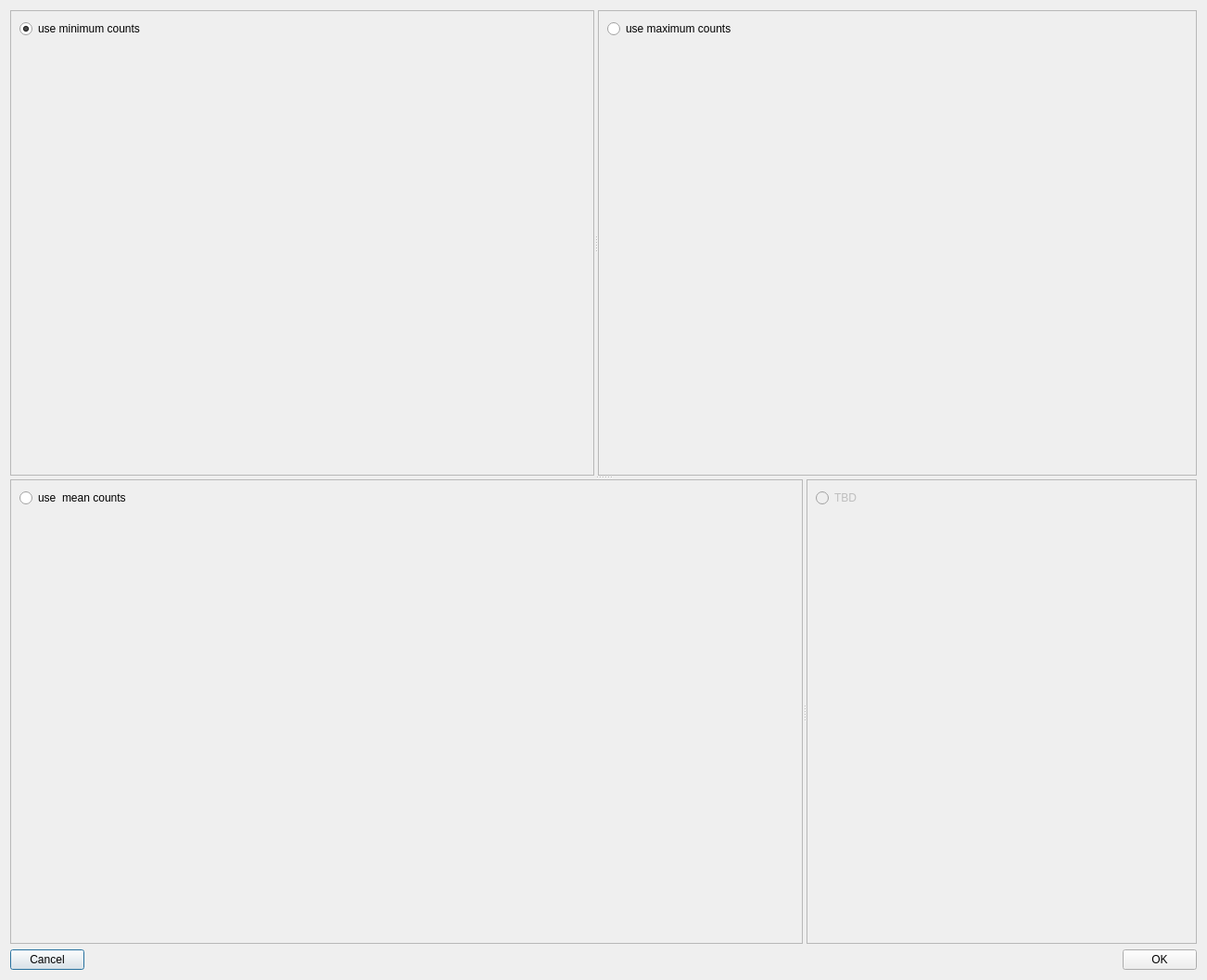
<?xml version="1.0" encoding="UTF-8"?>
<ui version="4.0">
 <class>Dialog</class>
 <widget class="QDialog" name="Dialog">
  <property name="windowModality">
   <enum>Qt::ApplicationModal</enum>
  </property>
  <property name="geometry">
   <rect>
    <x>0</x>
    <y>0</y>
    <width>1302</width>
    <height>1057</height>
   </rect>
  </property>
  <property name="windowTitle">
   <string>Dialog</string>
  </property>
  <property name="modal">
   <bool>true</bool>
  </property>
  <layout class="QVBoxLayout" name="verticalLayout_5">
   <item>
    <widget class="QSplitter" name="main_splitter">
     <property name="orientation">
      <enum>Qt::Vertical</enum>
     </property>
     <widget class="QSplitter" name="top_splitter">
      <property name="orientation">
       <enum>Qt::Horizontal</enum>
      </property>
      <widget class="QFrame" name="frame_2">
       <property name="frameShape">
        <enum>QFrame::StyledPanel</enum>
       </property>
       <property name="frameShadow">
        <enum>QFrame::Raised</enum>
       </property>
       <layout class="QVBoxLayout" name="verticalLayout_2">
        <item>
         <widget class="QRadioButton" name="use_minimum_radioButton">
          <property name="text">
           <string>use minimum counts</string>
          </property>
          <property name="checked">
           <bool>true</bool>
          </property>
         </widget>
        </item>
        <item>
         <widget class="QWidget" name="minimum_counts_widget" native="true"/>
        </item>
       </layout>
      </widget>
      <widget class="QFrame" name="frame">
       <property name="frameShape">
        <enum>QFrame::StyledPanel</enum>
       </property>
       <property name="frameShadow">
        <enum>QFrame::Raised</enum>
       </property>
       <layout class="QVBoxLayout" name="verticalLayout">
        <item>
         <widget class="QRadioButton" name="use_maximum_radioButton">
          <property name="text">
           <string>use maximum counts</string>
          </property>
         </widget>
        </item>
        <item>
         <widget class="QWidget" name="maximum_counts_widget" native="true"/>
        </item>
       </layout>
      </widget>
     </widget>
     <widget class="QSplitter" name="bottom_splitter">
      <property name="orientation">
       <enum>Qt::Horizontal</enum>
      </property>
      <widget class="QFrame" name="frame_3">
       <property name="frameShape">
        <enum>QFrame::StyledPanel</enum>
       </property>
       <property name="frameShadow">
        <enum>QFrame::Raised</enum>
       </property>
       <layout class="QVBoxLayout" name="verticalLayout_3">
        <item>
         <widget class="QRadioButton" name="use_mean_radioButton">
          <property name="text">
           <string>use  mean counts</string>
          </property>
         </widget>
        </item>
        <item>
         <widget class="QWidget" name="mean_counts_widget" native="true"/>
        </item>
       </layout>
      </widget>
      <widget class="QFrame" name="frame_4">
       <property name="frameShape">
        <enum>QFrame::StyledPanel</enum>
       </property>
       <property name="frameShadow">
        <enum>QFrame::Raised</enum>
       </property>
       <layout class="QVBoxLayout" name="verticalLayout_4">
        <item>
         <widget class="QRadioButton" name="use_mean_radioButton_2">
          <property name="enabled">
           <bool>false</bool>
          </property>
          <property name="text">
           <string>TBD</string>
          </property>
         </widget>
        </item>
        <item>
         <widget class="QWidget" name="tbd_widget" native="true">
          <property name="enabled">
           <bool>false</bool>
          </property>
         </widget>
        </item>
       </layout>
      </widget>
     </widget>
    </widget>
   </item>
   <item>
    <layout class="QHBoxLayout" name="horizontalLayout">
     <item>
      <widget class="QPushButton" name="cancel_pushButton">
       <property name="text">
        <string>Cancel</string>
       </property>
      </widget>
     </item>
     <item>
      <spacer name="horizontalSpacer">
       <property name="orientation">
        <enum>Qt::Horizontal</enum>
       </property>
       <property name="sizeHint" stdset="0">
        <size>
         <width>40</width>
         <height>20</height>
        </size>
       </property>
      </spacer>
     </item>
     <item>
      <widget class="QPushButton" name="ok_pushButton">
       <property name="text">
        <string>OK</string>
       </property>
      </widget>
     </item>
    </layout>
   </item>
  </layout>
 </widget>
 <resources/>
 <connections>
  <connection>
   <sender>cancel_pushButton</sender>
   <signal>clicked()</signal>
   <receiver>Dialog</receiver>
   <slot>exit()</slot>
   <hints>
    <hint type="sourcelabel">
     <x>66</x>
     <y>1044</y>
    </hint>
    <hint type="destinationlabel">
     <x>148</x>
     <y>228</y>
    </hint>
   </hints>
  </connection>
  <connection>
   <sender>ok_pushButton</sender>
   <signal>clicked()</signal>
   <receiver>Dialog</receiver>
   <slot>ok_pushed()</slot>
   <hints>
    <hint type="sourcelabel">
     <x>1289</x>
     <y>1044</y>
    </hint>
    <hint type="destinationlabel">
     <x>497</x>
     <y>225</y>
    </hint>
   </hints>
  </connection>
  <connection>
   <sender>use_minimum_radioButton</sender>
   <signal>clicked()</signal>
   <receiver>Dialog</receiver>
   <slot>use_minimum_counts_clicked()</slot>
   <hints>
    <hint type="sourcelabel">
     <x>104</x>
     <y>31</y>
    </hint>
    <hint type="destinationlabel">
     <x>5</x>
     <y>49</y>
    </hint>
   </hints>
  </connection>
  <connection>
   <sender>use_maximum_radioButton</sender>
   <signal>clicked()</signal>
   <receiver>Dialog</receiver>
   <slot>use_maximum_counts_clicked()</slot>
   <hints>
    <hint type="sourcelabel">
     <x>811</x>
     <y>36</y>
    </hint>
    <hint type="destinationlabel">
     <x>1294</x>
     <y>73</y>
    </hint>
   </hints>
  </connection>
  <connection>
   <sender>use_mean_radioButton</sender>
   <signal>clicked()</signal>
   <receiver>Dialog</receiver>
   <slot>use_mean_counts_clicked()</slot>
   <hints>
    <hint type="sourcelabel">
     <x>91</x>
     <y>532</y>
    </hint>
    <hint type="destinationlabel">
     <x>3</x>
     <y>565</y>
    </hint>
   </hints>
  </connection>
 </connections>
 <slots>
  <slot>exit()</slot>
  <slot>preview_pushed()</slot>
  <slot>ok_pushed()</slot>
  <slot>use_minimum_counts_clicked()</slot>
  <slot>use_maximum_counts_clicked()</slot>
  <slot>use_mean_counts_clicked()</slot>
 </slots>
</ui>
